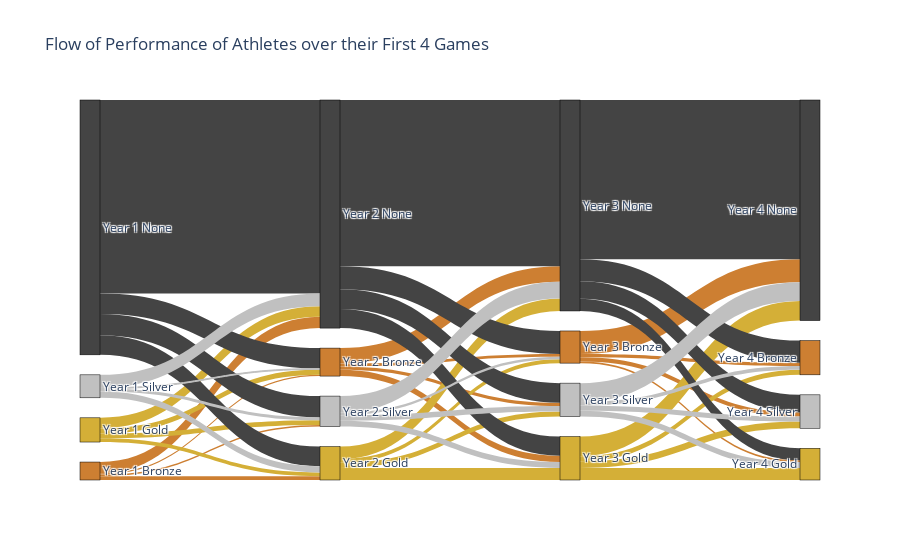

This figure's notebook cell:
### Code cell
labels = []
for i in range(1, FIRST_N_GAMES + 1):
    labels.append(f"Year {i} None")
    labels.append(f"Year {i} Bronze")
    labels.append(f"Year {i} Silver")
    labels.append(f"Year {i} Gold")
    
colors = ["#444444", "#CD7F32", "#C0C0C0", "#D4AF37"] * FIRST_N_GAMES

# print(labels)
# print(["444444","#D4AF37","#C0C0C0","#CD7F32"] * FIRST_N_GAMES)

sankey_fig = go.Figure(data=[go.Sankey(
    arrangement = "fixed",
    node = dict(
        pad = 20,
        thickness = 20,
        line = dict(color = "black", width = 0.5),
        label = labels,
        color = colors,
        hovertemplate="%{value} Athletes from %{label}<extra></extra>"
    ),
    link = dict(
        # arrowlen=20,
        source = performance_df["Source"],
        target = performance_df["Target"],
        value = performance_df["Total Medals"],
        color = performance_df["Color"],
        hovertemplate="Total of %{value} Athletes from %{source.label} to %{target.label}<extra></extra>"
    )
)])

sankey_fig.update_layout(title_text=f"Flow of Performance of Athletes over their First {FIRST_N_GAMES} Games")
sankey_fig.show()

### Figure 1 — Plotly figure (JSON) as saved in the notebook; plotly's stock layout.template omitted (floating-point values rounded to 4 significant figures)
{"data": [{"arrangement": "fixed", "link": {"color": ["#CD7F32", "#CD7F32", "#CD7F32", "#CD7F32", "#D4AF37", "#D4AF37", "#D4AF37", "#D4AF37", "#444444", "#444444", "#444444", "#444444", "#C0C0C0", "#C0C0C0", "#C0C0C0", "#C0C0C0", "#CD7F32", "#CD7F32", "#CD7F32", "#CD7F32", "#D4AF37", "#D4AF37", "#D4AF37", "#D4AF37", "#444444", "#444444", "#444444", "#444444", "#C0C0C0", "#C0C0C0", "#C0C0C0", "#C0C0C0", "#CD7F32", "#CD7F32", "#CD7F32", "#CD7F32", "#D4AF37", "#D4AF37", "#D4AF37", "#D4AF37", "#444444", "#444444", "#444444", "#444444", "#C0C0C0", "#C0C0C0", "#C0C0C0", "#C0C0C0"], "hovertemplate": "Total of %{value} Athletes from %{source.label} to %{target.label}<extra></extra>", "source": [1, 1, 1, 1, 3, 3, 3, 3, 0, 0, 0, 0, 2, 2, 2, 2, 5, 5, 5, 5, 7, 7, 7, 7, 4, 4, 4, 4, 6, 6, 6, 6, 9, 9, 9, 9, 11, 11, 11, 11, 8, 8, 8, 8, 10, 10, 10, 10], "target": [4, 5, 6, 7, 4, 5, 6, 7, 4, 5, 6, 7, 4, 5, 6, 7, 8, 9, 10, 11, 8, 9, 10, 11, 8, 9, 10, 11, 8, 9, 10, 11, 12, 13, 14, 15, 12, 13, 14, 15, 12, 13, 14, 15, 12, 13, 14, 15], "value": [27, 3, 4, 9, 25, 13, 11, 9, 463, 49, 51, 47, 31, 2, 7, 15, 37, 7, 8, 15, 30, 9, 12, 29, 398, 55, 47, 46, 40, 6, 13, 14, 55, 8, 10, 4, 47, 12, 16, 29, 381, 53, 42, 29, 45, 9, 12, 14]}, "node": {"color": ["#444444", "#CD7F32", "#C0C0C0", "#D4AF37", "#444444", "#CD7F32", "#C0C0C0", "#D4AF37", "#444444", "#CD7F32", "#C0C0C0", "#D4AF37", "#444444", "#CD7F32", "#C0C0C0", "#D4AF37"], "hovertemplate": "%{value} Athletes from %{label}<extra></extra>", "label": ["Year 1 None", "Year 1 Bronze", "Year 1 Silver", "Year 1 Gold", "Year 2 None", "Year 2 Bronze", "Year 2 Silver", "Year 2 Gold", "Year 3 None", "Year 3 Bronze", "Year 3 Silver", "Year 3 Gold", "Year 4 None", "Year 4 Bronze", "Year 4 Silver", "Year 4 Gold"], "line": {"color": "black", "width": 0.5}, "pad": 20, "thickness": 20}, "type": "sankey"}], "layout": {"autosize": true, "title": {"text": "Flow of Performance of Athletes over their First 4 Games"}}}
